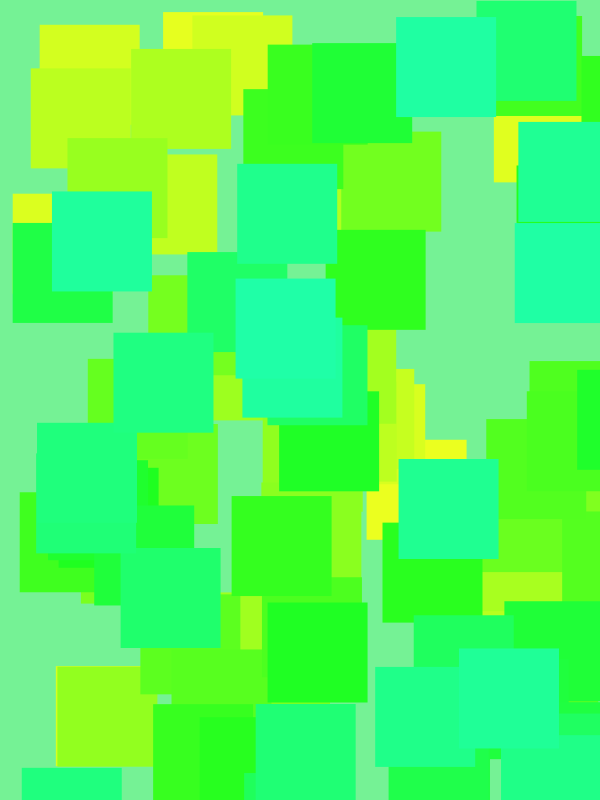
Frame 1 (no input)
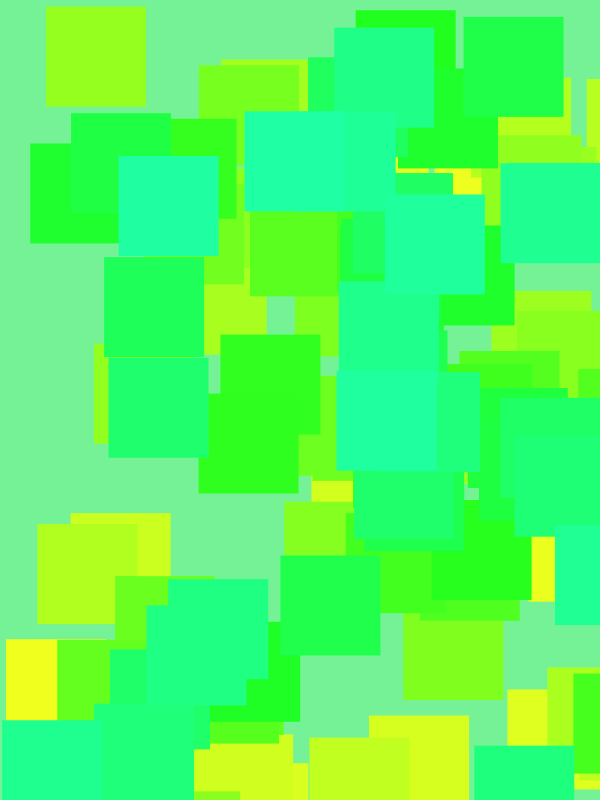
Frame 2 (the mouse pressed at the canvas centre, redrawn once)

The Processing sketch that drew these frames (run headless with seeded random() and noise(); the mouse was pressed at the canvas centre and the sketch redrawn once):

// Processing sketch: processing_58675
// ── processing_58675.pde

void setup() { // definiçoes do setup
  
 size(600, 800);// definir o tamanho da janela
 background (117,242,149); // cor do fundo
 smooth(); // suavizar o contorno
 noLoop();// criar imagem estática
 noStroke(); // sem contorno

  int totalObjectos; // numero total de objectos
  totalObjectos = 500;// numero total de quadrados
  
 }

void draw(){// definiçoes do desenho
  
  colorMode(RGB, 255,255,255);// esta função é usada para mudar cores especificas do RGB
  background(117,242,149); //  cor de fundo
  
  colorMode(HSB, 320,80,30); // para mudar a cor para HSB 
  
  for ( int i = 0; i <130; i++)// controla a sequência de repetições 
  {
    float r,g,b; // variaveis para a cor dos quadrados
    float posX, posY; //variaveis para a posição horizontal e vertical dos quadrados

     posX = random(0, 800); // gerar uma posição horizonral 
     posY = random (0, 800); // gerar uma posição vertical
     
     
     float h = map ( i, 0, 278, 56,235); //para criar um valor de uma cor para a outra  
     
     fill(h,70,70); // cor de preenchimento 
     rect(posX, posY, 100, 100);// desenhar os quadrados
  }
  
}
